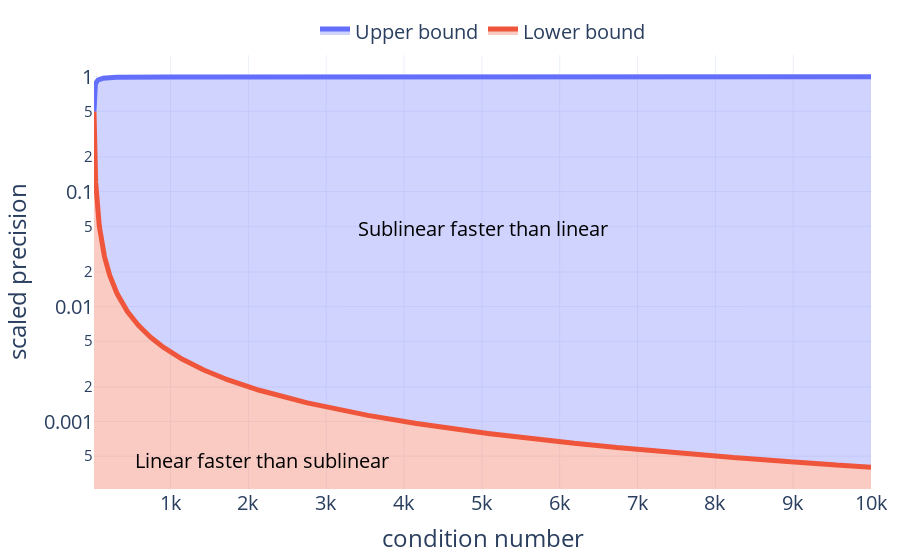

Source (notebook cell):
### Code cell
fig = go.Figure()

fig.add_trace(
    go.Scatter(
        x=kappa,
        y=y_low,
        fill="tozeroy",
        fillcolor="rgba(239,85,59,0.2)",
        name="Lower bound",
        mode="lines",
        line=dict(color=COLORS[1], dash="solid", width=5),
        # marker=dict(symbol=SYMBOL_DICT[style_key], size=10),
    )
)

fig.add_trace(
    go.Scatter(
        x=kappa,
        y=y_up,
        fill="tonexty",
        fillcolor="rgba(99,110,250,0.2)", 
        name="Upper bound",
        mode="lines",
        line=dict(color=COLORS[0], dash="solid", width=5),
        # marker=dict(symbol=SYMBOL_DICT[style_key], size=10),
    )
)

fig.update_layout(
    margin={"l": 20, "r": 20, "t": 20, "b": 20},
    template="plotly_white", 
    font=dict(size=20,),
    xaxis_title=r"condition number",
    yaxis_title=r"scaled precision",
    yaxis_type="log",
    legend=dict(orientation="h",
                xanchor="center",
                yanchor="top",
                y=1.1, 
                x=.5,
                font=dict(size=20)),
    annotations=[
        go.layout.Annotation(
            text="Sublinear faster than linear",
            align='left',
            showarrow=False,
            xref='paper',
            yref='paper',
            x=0.5,
            y=0.6,
            font=dict(size=20,color="black"),
        ),
        go.layout.Annotation(
            text="Linear faster than sublinear",
            align='left',
            showarrow=False,
            xref='paper',
            yref='paper',
            x=0.05,
            y=0.03,
            font=dict(size=20,color="black"),
        )

    ]
)
fig.write_image("experiments/results/superiority_sublinear_over_linear.pdf")
fig.show()

### Figure 1 — Plotly figure (JSON) as saved in the notebook; plotly's stock layout.template omitted (floating-point values rounded to 4 significant figures; data arrays with more than 128 entries replaced by an {"elided": "..."} marker saying what was removed)
{"data": [{"fill": "tozeroy", "fillcolor": "rgba(239,85,59,0.3)", "line": {"color": "#EF553B", "dash": "solid", "width": 5}, "mode": "lines", "name": "Lower bound", "type": "scatter", "x": {"elided": "9985 int values"}, "y": {"elided": "9985 float values"}}, {"fill": "tonexty", "fillcolor": "rgba(99,110,250,0.3)", "line": {"color": "#636EFA", "dash": "solid", "width": 5}, "mode": "lines", "name": "Upper bound", "type": "scatter", "x": {"elided": "9985 int values"}, "y": {"elided": "9985 float values"}}], "layout": {"annotations": [{"align": "left", "font": {"color": "black", "size": 20}, "showarrow": false, "text": "Sublinear faster than linear", "x": 0.5, "xref": "paper", "y": 0.6, "yref": "paper"}, {"align": "left", "font": {"color": "black", "size": 20}, "showarrow": false, "text": "Linear faster than sublinear", "x": 0.05, "xref": "paper", "y": 0.03, "yref": "paper"}], "font": {"size": 20}, "legend": {"font": {"size": 20}, "orientation": "h", "x": 0.5, "xanchor": "center", "y": 1.1, "yanchor": "top"}, "margin": {"b": 20, "l": 20, "r": 20, "t": 20}, "xaxis": {"title": {"text": "condition number"}}, "yaxis": {"title": {"text": "scaled precision"}, "type": "log"}}}
